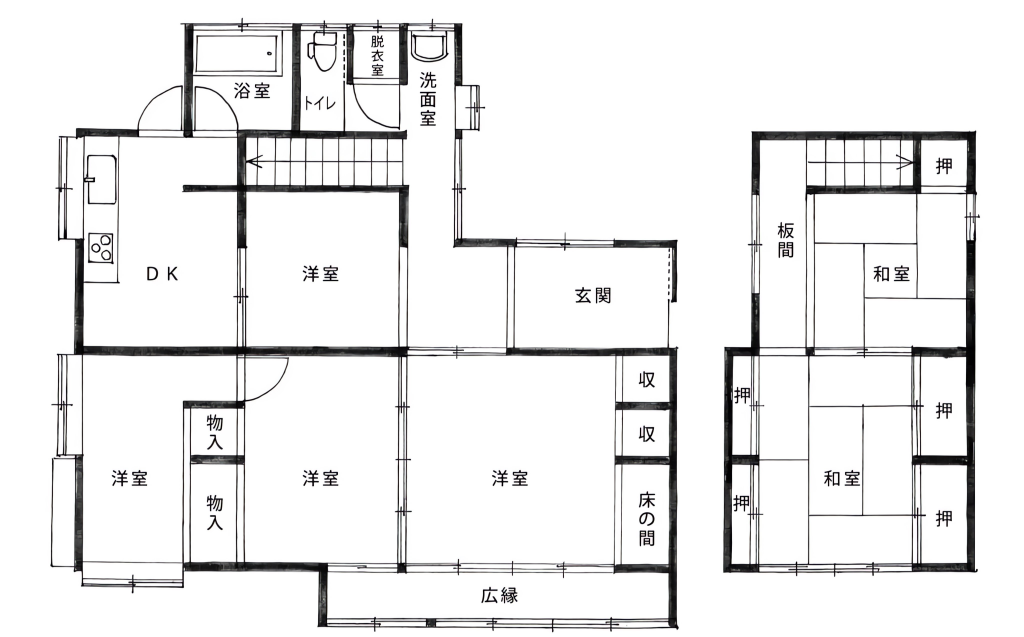
#> input picture U-NET/archive/data/floorplan_104/new_0011.jpg, 4096 x 2548 px (shown at 1/4 size)
$ python boundary_extraction.py ../U-NET/archive/data/floorplan_104/new_0011.jpg ../U-NET/archive/data/floorplan_104/new_0013.jpg out   (older library calls are emulated)
#> lines starting #> are read from the running program, lines starting #| are printed output that depends on the picture; after the words box and inside, x2 and y2 are one past the last pixel; in counts of white or black regions, pixels touching at a corner belong together
"""
Boundary Extraction from FPN Segmentation Masks

Extracts room polygons and wall segments from segmentation masks.
Outputs JSON with room geometry and visualization overlays.
"""

import cv2
import numpy as np
import json
from pathlib import Path
from typing import Dict, List, Tuple
import logging

logging.basicConfig(level=logging.INFO)
logger = logging.getLogger(__name__)

# Room class names (13 classes)
CLASS_NAMES = {
    0: "background",
    1: "dining_area",
    2: "bathroom",
    3: "bedroom",
    4: "closet",
    5: "room",
    6: "door",
    7: "entrance",
    8: "kitchen",
    9: "outdoor_space",
    10: "sliding_door",
    11: "stairs",
    12: "window",
    13: "balcony"
}

# Color mapping for visualization (per room type)
CLASS_COLORS = {
    "dining_area": (255, 182, 193),      # Light Pink
    "bathroom": (255, 200, 124),         # Light Orange
    "bedroom": (173, 216, 230),          # Light Blue
    "closet": (255, 228, 181),           # Bisque
    "room": (255, 255, 224),             # Light Yellow
    "door": (160, 82, 45),               # Brown
    "entrance": (240, 255, 240),         # Honeydew
    "kitchen": (144, 238, 144),          # Light Green
    "outdoor_space": (152, 251, 152),    # Pale Green
    "sliding_door": (169, 169, 169),     # Dark Gray
    "stairs": (211, 211, 211),           # Light Gray
    "window": (135, 206, 250),           # Sky Blue
    "balcony": (176, 224, 230),          # Powder Blue
}


class BoundaryExtractor:
    """Extract room boundaries and walls from segmentation masks."""

    def __init__(self,
                 min_contour_area: int = 100,
                 contour_approximation_epsilon: float = 0.02,
                 wall_detection_kernel_size: int = 3):
        """
        Initialize boundary extractor.

        Args:
            min_contour_area: Minimum pixels to consider as valid room (filters noise)
            contour_approximation_epsilon: Douglas-Peucker epsilon (0.02 = 2% of perimeter)
            wall_detection_kernel_size: Kernel size for wall detection
        """
        self.min_contour_area = min_contour_area
        self.contour_approximation_epsilon = contour_approximation_epsilon
        self.wall_detection_kernel_size = wall_detection_kernel_size

        self.rooms = []
        self.walls = []
        self.mask = None
        self.original_image = None
        self.scale_factor = 1.0  # pixels to meters

    def load_mask_and_image(self, mask_path: str, image_path: str = None):
        """
        Load segmentation mask and original image.

        Args:
            mask_path: Path to segmentation mask (single channel, pixel values 0-13)
            image_path: Path to original floor plan image
        """
        self.mask = cv2.imread(mask_path, cv2.IMREAD_GRAYSCALE)
        if self.mask is None:
            raise ValueError(f"Cannot load mask: {mask_path}")

        if image_path:
            self.original_image = cv2.imread(image_path)
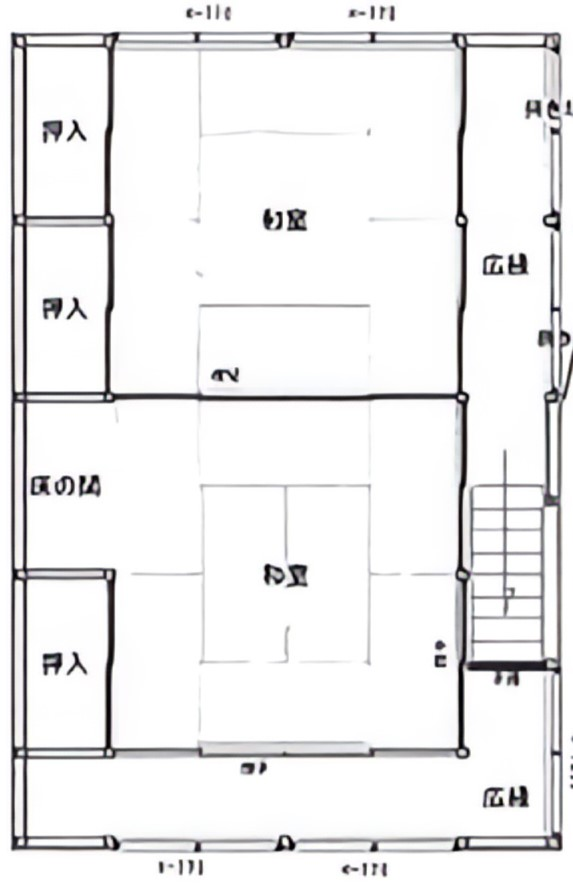
#> input picture U-NET/archive/data/floorplan_104/new_0013.jpg, 573 x 885 px
#> self.original_image is the input picture: shape (885, 573, 3); mean B, G, R 237.5, 237, 237.4
            if self.original_image is None:
                logger.warning(f"Cannot load image: {image_path}, using mask only")
        else:
            self.original_image = cv2.cvtColor(self.mask, cv2.COLOR_GRAY2BGR)

        logger.info(f"Loaded mask shape: {self.mask.shape}, Image shape: {self.original_image.shape}")

    # [17 lines left out: function load_mask_array, not called in this run]

    def extract_room_polygons(self) -> Dict:
        """
        Extract room polygons for each class.

        Returns:
            Dict with room polygons: {"rooms": [{"class": str, "vertices": [[x,y], ...], "color": (r,g,b)}]}
        """
        if self.mask is None:
            raise ValueError("Mask not loaded. Call load_mask_and_image() first.")

        self.rooms = []

        # Process each class (skip 0=background)
        for class_id in range(1, 14):
            class_name = CLASS_NAMES.get(class_id, f"unknown_{class_id}")

            # Create binary mask for this class
            binary_mask = (self.mask == class_id).astype(np.uint8) * 255

            # Find contours
            contours, _ = cv2.findContours(binary_mask, cv2.RETR_EXTERNAL, cv2.CHAIN_APPROX_SIMPLE)

            if not contours:
                continue

            # Process each contour (multiple rooms of same type possible)
            for contour in contours:
                area = cv2.contourArea(contour)

                # Filter small contours (noise)
                if area < self.min_contour_area:
                    continue

                # Simplify contour using Douglas-Peucker
                perimeter = cv2.arcLength(contour, True)
                epsilon = self.contour_approximation_epsilon * perimeter
                simplified = cv2.approxPolyDP(contour, epsilon, True)

                # Convert to list of [x, y] coordinates
                vertices = simplified.squeeze().tolist()

                # Handle case where simplified becomes single point
                if not isinstance(vertices[0], list):
                    vertices = [vertices]

                if len(vertices) >= 3:  # Valid polygon needs at least 3 points
                    color = CLASS_COLORS.get(class_name, (200, 200, 200))

                    self.rooms.append({
                        "class": class_name,
                        "class_id": class_id,
                        "vertices": vertices,
                        "color": color,
                        "area": float(area)
                    })

                    logger.debug(f"Extracted {class_name} polygon with {len(vertices)} vertices, area {area}")
#> this loop made 13 passes
#> pass 1, in extract_room_polygons, `binary_mask = (self.mask == class_id).astype(np.uint8) * 255`:
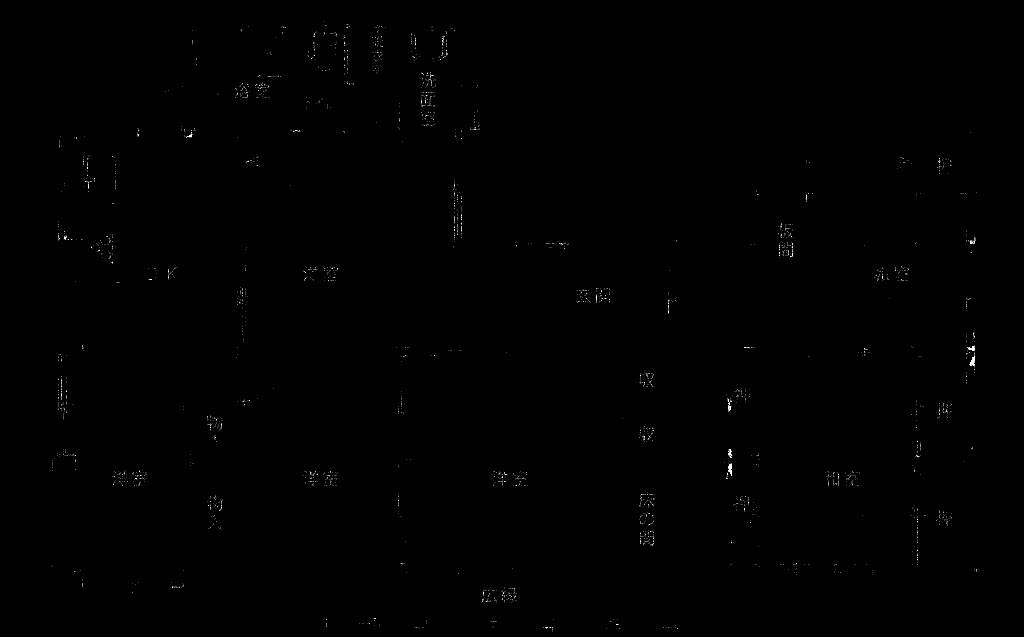
#> binary_mask: shape (2548, 4096) (shown at 1/4 size); 0.06% white in thin lines or dots, all inside (x1, y1, x2, y2) = (207, 86, 3908, 2528)
#> after the loop:
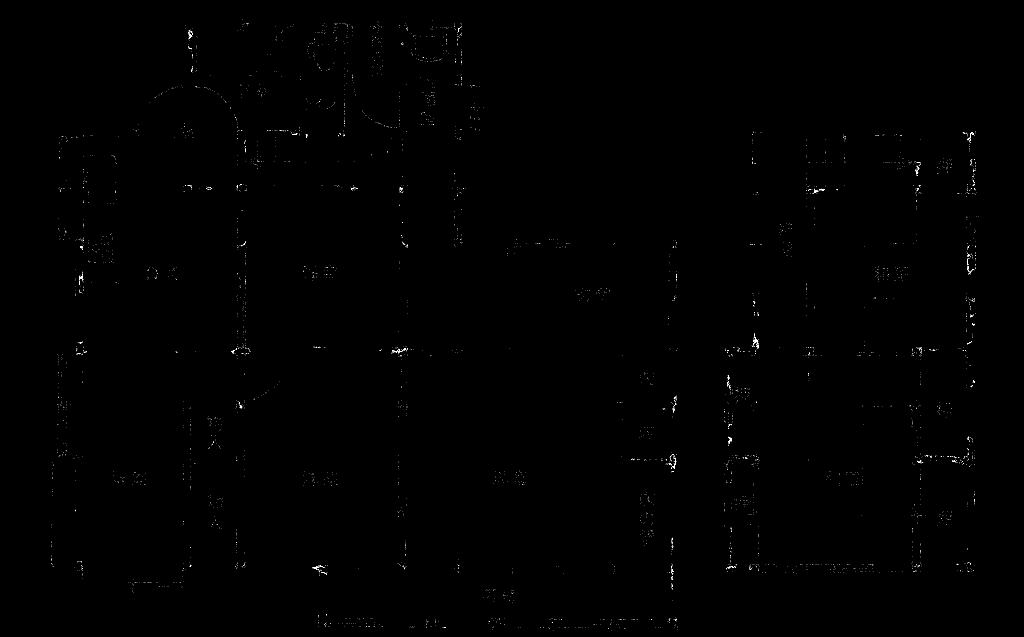
#> binary_mask: shape (2548, 4096) (shown at 1/4 size); 0.08% white in thin lines or dots, all inside (x1, y1, x2, y2) = (204, 76, 3913, 2523)
#> after the loop, self.rooms = 23 items

        logger.info(f"Extracted {len(self.rooms)} room polygons")
        return {"rooms": self.rooms}

    def detect_walls(self) -> Dict:
        """
        Detect wall segments between rooms (boundaries between different classes).

        Returns:
            Dict with wall segments: {"walls": [{"p1": [x,y], "p2": [x,y], "length": float}]}
        """
        if self.mask is None:
            raise ValueError("Mask not loaded. Call load_mask_and_image() first.")

        self.walls = []

        # Find edges using Sobel (gradient magnitude)
        # Walls are where adjacent pixels have different class values
        sobelx = cv2.Sobel(self.mask, cv2.CV_32F, 1, 0, ksize=3)
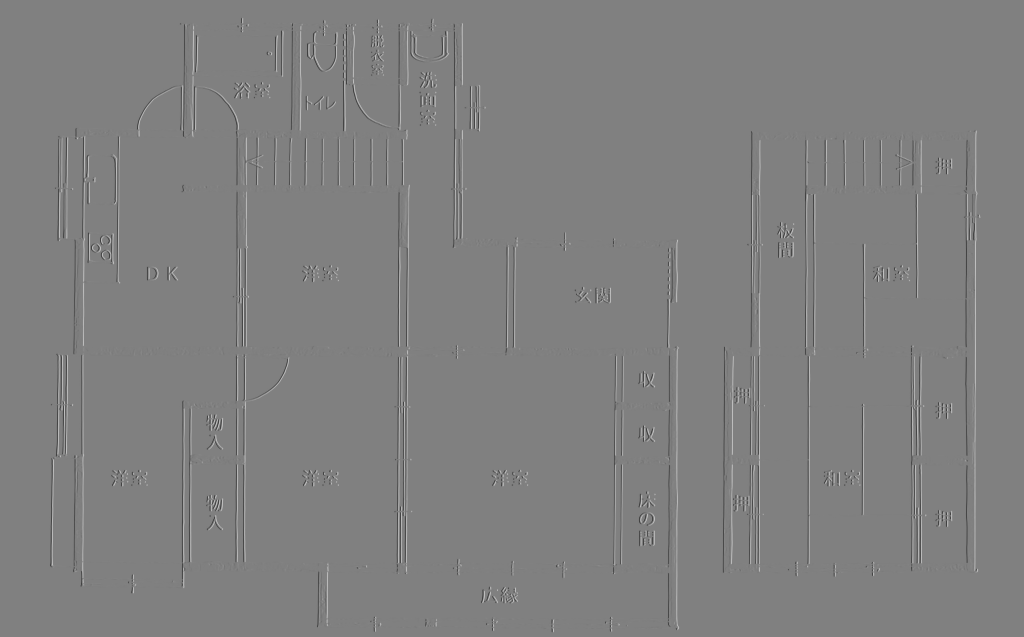
#> sobelx: shape (2548, 4096) float32 (shown at 1/4 size); min -994, max 984, mean 0; drawn with min black and max white
        sobely = cv2.Sobel(self.mask, cv2.CV_32F, 0, 1, ksize=3)
        gradient = np.sqrt(sobelx**2 + sobely**2)
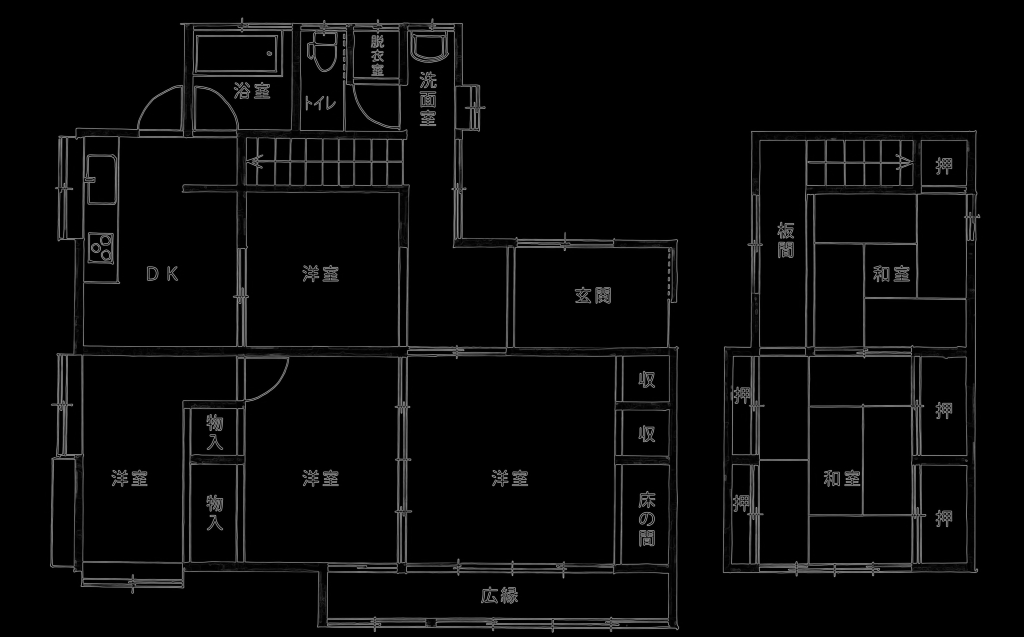
#> gradient: shape (2548, 4096) float32 (shown at 1/4 size); min 0, max 1002.2, mean 30.8; drawn with min black and max white

        # Threshold to get edges
        _, edges = cv2.threshold(gradient, 0.5, 255, cv2.THRESH_BINARY)
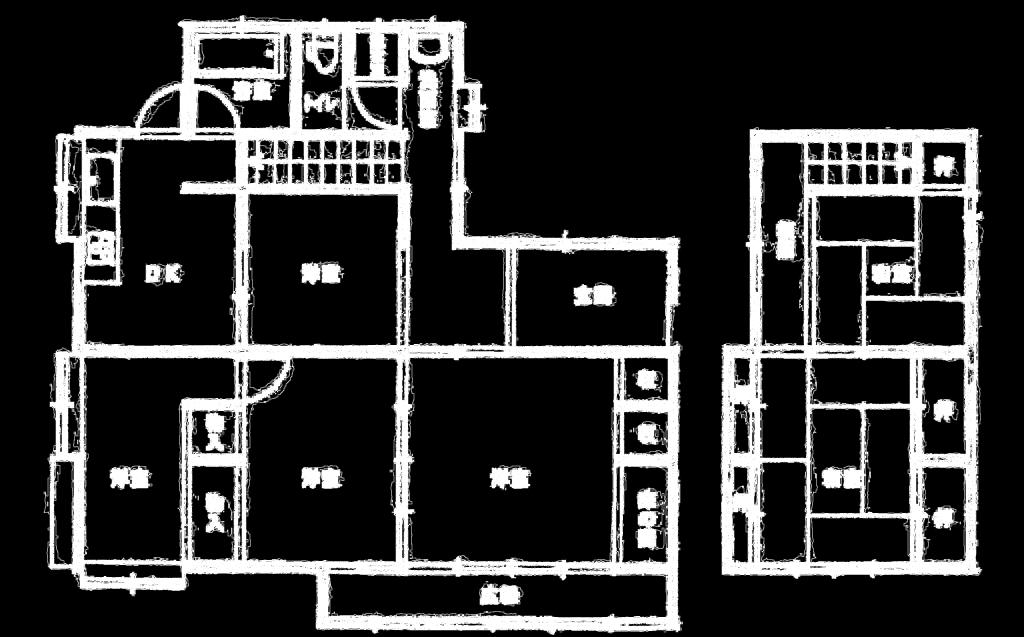
#> edges: shape (2548, 4096) float32 (shown at 1/4 size); 20.5% white; 221 white regions (26 under 20 px), largest, box (x1, y1, x2, y2) and area: (175, 61, 2731, 2539) 1373307, (2883, 509, 3937, 2315) 636124, (2543, 1951, 2662, 2201) 17338
        edges = edges.astype(np.uint8)
#> edges: shape (2548, 4096); 20.5% white; 221 white regions (26 under 20 px)

        # Find contours of edges (wall segments)
        contours, _ = cv2.findContours(edges, cv2.RETR_LIST, cv2.CHAIN_APPROX_SIMPLE)
#> contours = 19210 contours, 16692 with area under 20; largest, box (x1, y1, x2, y2) and area: (175, 61, 2731, 2539) 4942100, (2883, 509, 3937, 2315) 1734864, (1630, 1429, 2457, 2250) 652886, (983, 1429, 1592, 2249) 444224, (344, 556, 945, 1384) 394140

        for contour in contours:
            length = cv2.arcLength(contour, False)

            # Filter very small wall segments
            if length < 5:
                continue

            # Get endpoints
            points = contour.squeeze()
            if len(points.shape) == 1:
                continue

            # Simplified: use first and last point
            p1 = [float(points[0][0]), float(points[0][1])]
            p2 = [float(points[-1][0]), float(points[-1][1])]

            self.walls.append({
                "p1": p1,
                "p2": p2,
                "length": float(length)
            })
#> this loop made 19210 passes
#> (length, p1, p2) on passes 3 to 5: (7.66, [2202, 2531], [2200, 2533]), (6.24, [2204, 2531], [2205, 2532]), (16.66, [2440, 2529], [2440, 2530])
#> after the loop, self.walls = 9668 items

        logger.info(f"Detected {len(self.walls)} wall segments")
        return {"walls": self.walls}

    def calculate_scale_factor(self, assumed_room_width_m: float = 4.0) -> float:
        """
        Calculate dynamic scale factor from room dimensions.

        Assumes average room width = assumed_room_width_m meters
        Measures average room width in pixels and calculates scale.

        Args:
            assumed_room_width_m: Assumed real-world room width (meters)

        Returns:
            Scale factor (meters per pixel)
        """
#> called with assumed_room_width_m = 4
        if not self.rooms:
            logger.warning("No rooms extracted. Scale factor set to 1.0 (1 pixel = 1 cm)")
            self.scale_factor = 0.01  # 1 pixel = 1 cm
            return self.scale_factor

        # Calculate bounding box width for each room
        widths = []
        for room in self.rooms:
            vertices = np.array(room["vertices"])
            min_x, max_x = vertices[:, 0].min(), vertices[:, 0].max()
            width_px = max_x - min_x
            if width_px > 0:
                widths.append(width_px)
#> this loop made 23 passes
#> (min_x, max_x, width_px) on passes 1 to 8: (2914, 2926, 12), (3878, 3898, 20), (2907, 2925, 18), (2911, 2927, 16), (3876, 3899, 23), (3872, 3899, 27), (3870, 3899, 29), (2979, 3015, 36)
#> after the loop, widths = [12, 20, 18, 16, 23, 27, 29, 36, 10, 20, 12, 12, 28, 39, 28, 24, 32, 15, 26, 15, 19, 27, 13]

        if widths:
            avg_width_px = np.mean(widths)
#> avg_width_px = 21.78
            # scale_factor = real_world_meters / pixel_width
            self.scale_factor = assumed_room_width_m / avg_width_px
#> self.scale_factor = 0.184
            logger.info(f"Calculated scale: {self.scale_factor:.6f} m/pixel (avg room width {avg_width_px:.1f} px = {assumed_room_width_m} m)")
        else:
            self.scale_factor = 0.01
            logger.warning("Could not calculate scale factor, defaulting to 0.01 m/pixel")

        return self.scale_factor

    def visualize_boundaries(self, output_path: str = "boundaries.png"):
        """
        Create visualization with boundaries overlaid on original image.

        Args:
            output_path: Path to save visualization PNG
        """
#> called with output_path = 'out/new_0011_boundaries.png'
        if self.original_image is None:
            logger.warning("No original image available for visualization")
            return

        viz = self.original_image.copy()
        overlay = viz.copy()

        # Draw room polygons with colors on overlay
        for room in self.rooms:
            vertices = np.array(room["vertices"], dtype=np.int32)
            color = room["color"]
            color_bgr = (color[2], color[1], color[0])  # Convert RGB to BGR for OpenCV

            cv2.fillPoly(overlay, [vertices], color_bgr)
            cv2.polylines(overlay, [vertices], True, color_bgr, 2)
#> this loop made 23 passes
#> color_bgr on passes 11 to 18: (240, 255, 240), (240, 255, 240), (240, 255, 240), (240, 255, 240), (240, 255, 240), (144, 238, 144), (144, 238, 144), (152, 251, 152)

        # Blend overlay with original (alpha blending)
        alpha = 0.3
        viz = cv2.addWeighted(overlay, alpha, viz, 1 - alpha, 0)

        # Draw walls on top
        for wall in self.walls:
            p1 = tuple(map(int, wall["p1"]))
            p2 = tuple(map(int, wall["p2"]))
            cv2.line(viz, p1, p2, (0, 0, 0), 2)  # Black walls
#> this loop made 9668 passes
#> wall on passes 1 to 3: {'p1': [2202, 2531], 'p2': [2200, 2533], 'length': 7.66}, {'p1': [2204, 2531], 'p2': [2205, 2532], 'length': 6.24}, {'p1': [2440, 2529], 'p2': [2440, 2530], 'length': 16.66}
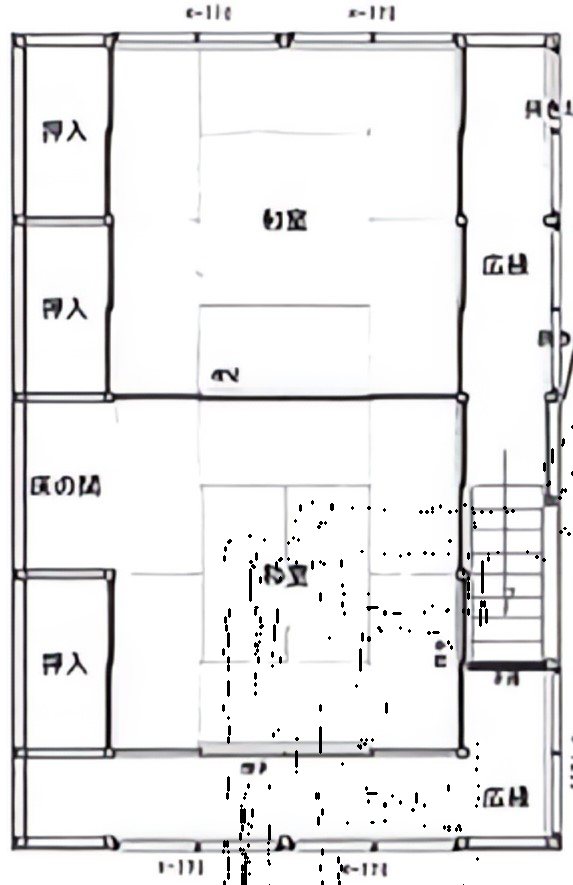
#> viz: shape (885, 573, 3); 0.8% of pixels changed, all inside (x1, y1, x2, y2) = (222, 425, 573, 885)

        cv2.imwrite(output_path, viz)
        logger.info(f"Saved visualization to {output_path}")

    def export_json(self, output_path: str = "boundaries.json"):
        """
        Export room and wall data as JSON.

        Args:
            output_path: Path to save JSON file
        """
        data = {
            "rooms": self.rooms,
            "walls": self.walls,
            "scale_factor": self.scale_factor,
            "metadata": {
                "total_rooms": len(self.rooms),
                "total_walls": len(self.walls),
                "mask_size": list(self.mask.shape) if self.mask is not None else None
            }
        }

        with open(output_path, 'w') as f:
            json.dump(data, f, indent=2)

        logger.info(f"Saved boundaries to {output_path}")

    def process(self, mask_path: str, image_path: str = None, output_dir: str = "./output"):
        """
        Full pipeline: extract boundaries and save outputs.

        Args:
            mask_path: Path to segmentation mask
            image_path: Path to original floor plan image
            output_dir: Directory to save outputs
        """
        Path(output_dir).mkdir(parents=True, exist_ok=True)

        # Load inputs
        self.load_mask_and_image(mask_path, image_path)

        # Extract boundaries
        self.extract_room_polygons()
        self.detect_walls()

        # Calculate scale
        self.calculate_scale_factor()

        # Save outputs
        base_name = Path(mask_path).stem
        self.visualize_boundaries(f"{output_dir}/{base_name}_boundaries.png")
        self.export_json(f"{output_dir}/{base_name}_boundaries.json")

        logger.info(f"Boundary extraction complete for {base_name}")

        return {
            "rooms": self.rooms,
            "walls": self.walls,
            "scale_factor": self.scale_factor
        }


if __name__ == "__main__":
    # Example usage
    import sys

    if len(sys.argv) < 2:
        print("Usage: python boundary_extraction.py <mask_path> [image_path] [output_dir]")
        sys.exit(1)

    mask_path = sys.argv[1]
    image_path = sys.argv[2] if len(sys.argv) > 2 else None
    output_dir = sys.argv[3] if len(sys.argv) > 3 else "./output"

    extractor = BoundaryExtractor()
    extractor.process(mask_path, image_path, output_dir)
